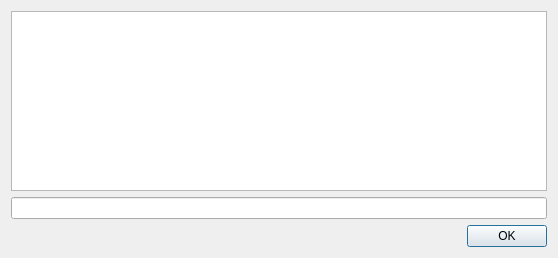
<?xml version="1.0" encoding="UTF-8"?>
<ui version="4.0">
 <class>AnswerTWDialog</class>
 <widget class="QDialog" name="AnswerTWDialog">
  <property name="geometry">
   <rect>
    <x>0</x>
    <y>0</y>
    <width>558</width>
    <height>258</height>
   </rect>
  </property>
  <property name="windowTitle">
   <string>AnswerTWDialog</string>
  </property>
  <layout class="QGridLayout" name="gridLayout">
   <item row="0" column="0" colspan="2">
    <widget class="QTextBrowser" name="questText"/>
   </item>
   <item row="1" column="0" colspan="2">
    <widget class="QLineEdit" name="answerLine"/>
   </item>
   <item row="2" column="0">
    <spacer name="horizontalSpacer">
     <property name="orientation">
      <enum>Qt::Horizontal</enum>
     </property>
     <property name="sizeHint" stdset="0">
      <size>
       <width>456</width>
       <height>20</height>
      </size>
     </property>
    </spacer>
   </item>
   <item row="2" column="1">
    <widget class="QPushButton" name="okButton">
     <property name="text">
      <string>OK</string>
     </property>
    </widget>
   </item>
  </layout>
 </widget>
 <layoutdefault spacing="6" margin="11"/>
 <resources/>
 <connections/>
</ui>
